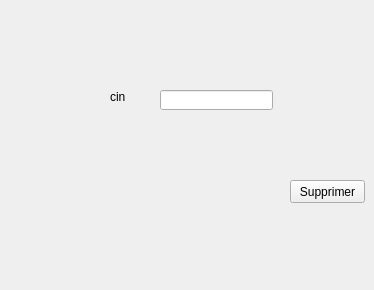
      <widget class="QWidget" name="tab_8">
       <attribute name="title">
        <string>suprimer client</string>
       </attribute>
       <widget class="QLabel" name="cin_4">
        <property name="geometry">
         <rect>
          <x>110</x>
          <y>90</y>
          <width>47</width>
          <height>14</height>
         </rect>
        </property>
        <property name="text">
         <string>cin</string>
        </property>
       </widget>
       <widget class="QPushButton" name="pushButton_20">
        <property name="geometry">
         <rect>
          <x>290</x>
          <y>180</y>
          <width>75</width>
          <height>23</height>
         </rect>
        </property>
        <property name="text">
         <string>Supprimer</string>
        </property>
       </widget>
       <widget class="QLabel" name="label_18">
        <property name="geometry">
         <rect>
          <x>70</x>
          <y>190</y>
          <width>101</width>
          <height>91</height>
         </rect>
        </property>
        <property name="styleSheet">
         <string notr="true">border-image: url(:/Nouveau dossier/2.1.png);</string>
        </property>
        <property name="text">
         <string/>
        </property>
        <property name="pixmap">
         <pixmap resource="GFX.qrc">:/logo.ico</pixmap>
        </property>
        <property name="scaledContents">
         <bool>true</bool>
        </property>
       </widget>
       <widget class="QLineEdit" name="sup">
        <property name="geometry">
         <rect>
          <x>160</x>
          <y>90</y>
          <width>113</width>
          <height>20</height>
         </rect>
        </property>
       </widget>
      </widget>
